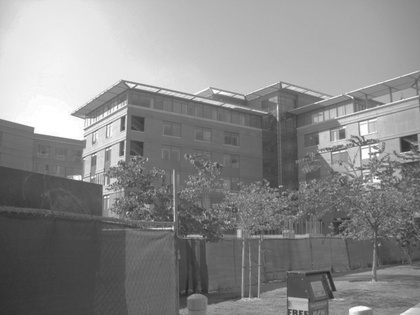
%> input picture jnd_matlab/orig.jpg (made grey), 420 x 315 px, shrunk from 640 x 480 before the run, given in place of lena.bmp, which was not available
$ octave --eval "result = JND_pixel;"   (GNU Octave 9; MATLAB toolbox functions it lacks are replaced by stand-ins)
%> lines starting %> are read from the running program, lines starting %| are printed output that depends on the picture; in (x1, y1, x2, y2) boxes, pixels count from 0 and x2, y2 are one past the last pixel; in counts of white or black regions, pixels touching at a corner belong together; the program's own positions count from 1; pictures that were not available may be replaced by others from this repository, and a replacement may not be noted
%Matlab codes for pixel-based JND (Just-Noticeable Difference) model

%Xiaokang Yang, PhD, Professor, Shanghai Jiao Tong University, China

%This program implements the pixel-based JND (Just-Noticeable Difference) model described in the following papers:

%Xiaokang Yang, Weisi Lin, Zhongkang Lu, Eeping Ong and Susu Yao,
%�Motion-compensated Residue Pre-processing in Video Coding Based on Just-noticeable-distortion Profile�,
%IEEE Trans. Circuits and Systems for Video Technology, vol.15(6), pp.742-750, June, 2005.

%Xiaokang Yang, Weisi Lin, Zhongkang Lu, Eeping Ong and Susu Yao,
%�Just Noticeable Distortion Model and Its Applications in Video Coding�, Signal Processing: Image Communication,
%Vol. 20(7), pp. 662-680, August 2005.


function JND=JND_pixel(I,type)
% JND=JND_pixel(I,type)

%Initialize
if nargin<1
    close all;clc;
    I=imread('lena.bmp');
%> I is the input picture: size 315x420 uint8; min 31, max 255, mean 137.6

    % I=imread('hats_JPEG.bmp');
    Test=1;
end

if nargin<2
    type='Yang';
end

I=double(I);
%> I: size 315x420 double
[H,W]=size(I);
%> H = 315; W = 420

f = max(1,round(min(H,W)/256))
%> f = 1

if(f>1)
    lpf = ones(f,f);
    lpf = lpf/sum(lpf(:));
    I= imfilter(I,lpf,'symmetric','same');
    I=I(1:f:end,1:f:end);

end

JNDl=zeros(H,W); % JND: Luminance component
JNDt=zeros(H,W); % JND: Texture component
T=zeros(H,W,2);  % Temp matrix
bg = func_bg(I); % Average background luminance
Gm = func_Gm(I,type); % Maximal weighted average of gradients (with and without identify edge)
%%
% Calculating JNDl
T0 = 17;
GAMMA = 3/128;
for i = 1:H
   for j = 1:W
      if bg(i,j) <= 127
         JNDl(i,j) = T0*(1-sqrt(bg(i,j)/127))+3;
      else
         JNDl(i,j) = GAMMA*(bg(i,j)-127)+3;
      end
   end
end
%%
% Calculating JNDt
LANDA = 1/2;
alpha = 0.0001*bg+0.115;
belta = LANDA-0.01*bg;
JNDt = Gm.*alpha + belta;
%%
% Calculating final JND
T(:,:,1)=JNDl;
T(:,:,2)=JNDt;
C_TG = 0.3;
JND = sum(T,3)-C_TG*min(T,[],3);
%%
end


%%
function output = func_bg(input)
Mask=[1 1 1 1 1
      1 2 2 2 1
      1 2 0 2 1
      1 2 2 2 1
      1 1 1 1 1];
output = filter2(Mask,input)/32;
end
%%
function output = func_Gm(input,type)
%> called with type = 'Yang'
G1=[0  0  0  0  0
    1  3  8  3  1
    0  0  0  0  0
   -1 -3 -8 -3 -1
    0  0  0  0  0];

G2=[0 0  1  0  0
    0 8  3  0  0
    1 3  0 -3 -1
    0 0 -3 -8  0
    0 0 -1  0  0];

G3=[0  0  1 0 0
    0  0  3 8 0
   -1 -3  0 3 1
    0 -8 -3 0 0
    0  0 -1 0 0];

G4=[0 1 0 -1 0
    0 3 0 -3 0
    0 8 0 -8 0
    0 3 0 -3 0
    0 1 0 -1 0];
[H,W]=size(input);
%> H = 315; W = 420
grad=zeros(H,W,4);
grad(:,:,1) = filter2(G1,input)/16;
grad(:,:,2) = filter2(G2,input)/16;
grad(:,:,3) = filter2(G3,input)/16;
grad(:,:,4) = filter2(G4,input)/16;
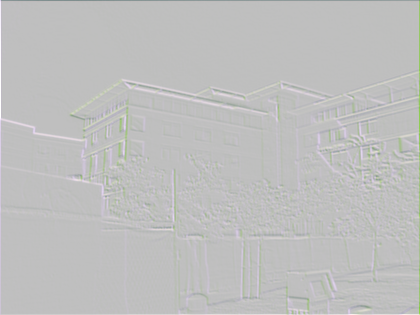
%> grad: size 315x420x4 double; mean R, G, B, A 0.2, 0.2, 0.2, 0; mean of the top-left, top-right, bottom-left and bottom-right quarters -0.3, -0.2, 0.5, 0.6; transparent parts drawn white
Gm = max(abs(grad),[],3);

edge_threshold = 0.5;
img_edge = edge(input,'canny',edge_threshold);
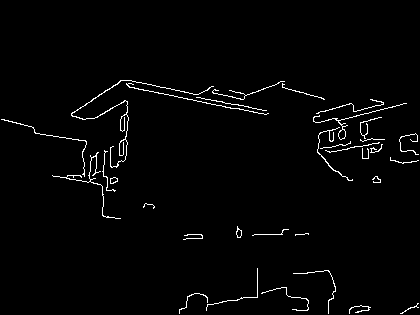
%> img_edge: size 315x420 logical; 1.9% white in thin lines or dots, all inside (x1, y1, x2, y2) = (1, 80, 419, 314)
se = strel('disk',6,6);
img_edge = imdilate(img_edge,se);
%> img_edge: size 315x420 logical; 17.2% white; 10 white regions, largest, box (x1, y1, x2, y2) and area: (0, 75, 412, 224) 15442, (174, 263, 314, 315) 2509, (385, 128, 420, 169) 1071
img_supedge = 1-0.95*double(img_edge);
gaussian_kernal = fspecial('gaussian',7,0.8);
img_supedge = filter2(gaussian_kernal,img_supedge);
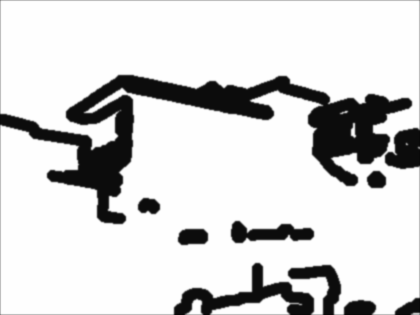
%> img_supedge: size 315x420 double; min 0.0375, max 1, mean 0.834

switch type
case 'Chou'
    output = Gm;
case 'Yang'
    output = Gm.*img_supedge;
end

end
%> after the loop in JND_pixel, `for i = 1:H`:
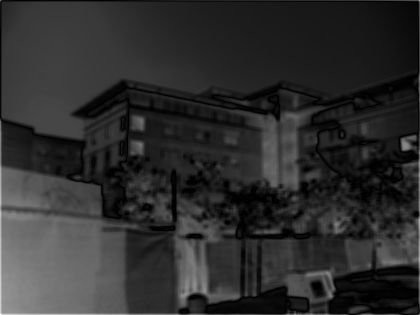
%> JNDl: size 315x420 double; min 3, max 13.83, mean 4.97; drawn with min black and max white
%> in JND_pixel, `belta = LANDA-0.01*bg;`:
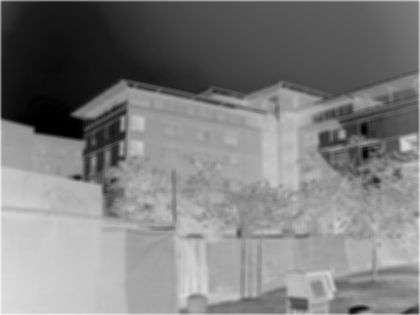
%> belta: size 315x420 double; min -2.05, max 0.333, mean -0.867; drawn with min black and max white
%> in JND_pixel, `JNDt = Gm.*alpha + belta;`:
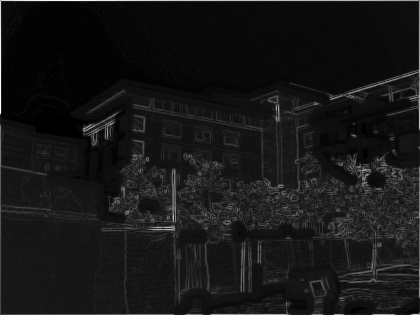
%> JNDt: size 315x420 double; min -2.05, max 21.81, mean 0.1; drawn with min black and max white
%> in JND_pixel, `JND = sum(T,3)-C_TG*min(T,[],3);`:
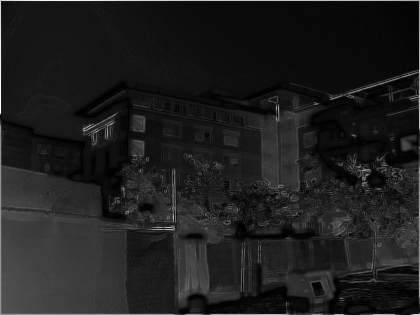
%> JND: size 315x420 double; min 2.47, max 24.11, mean 5.1; drawn with min black and max white
